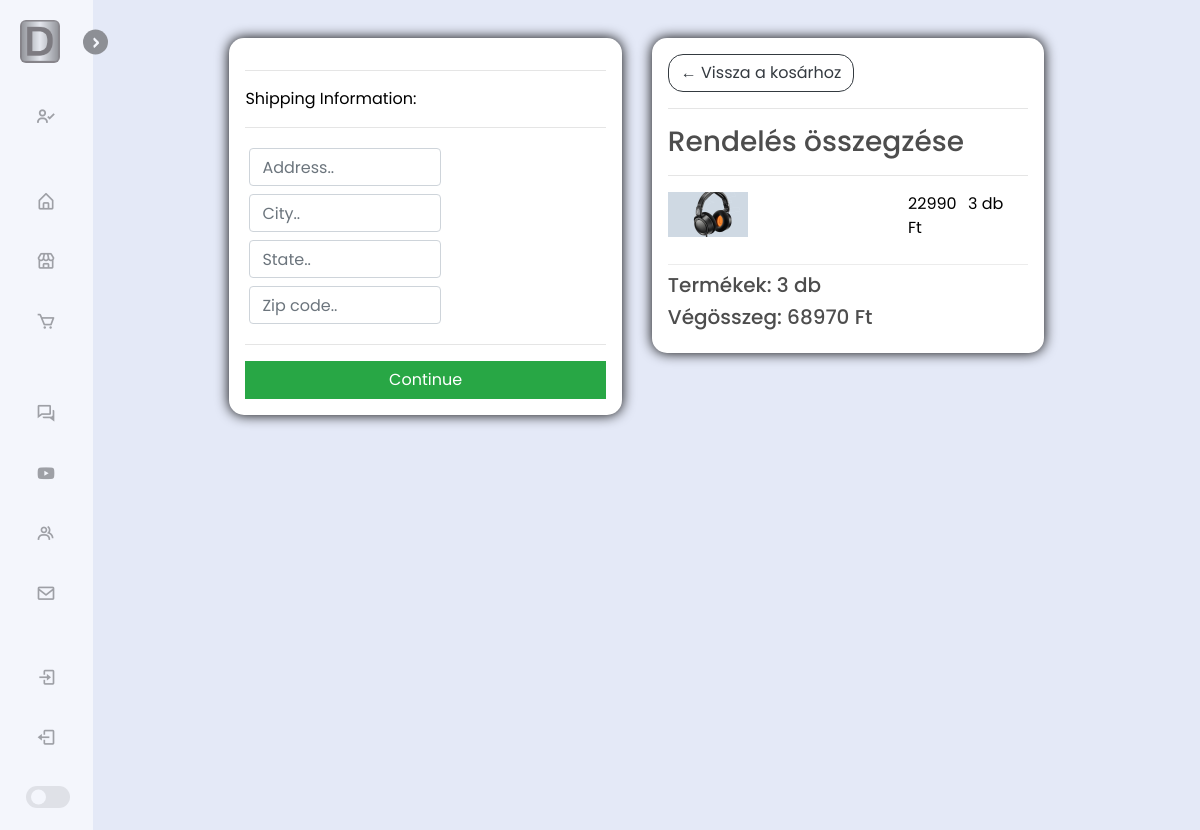
The page /checkout/ (signed in) on the database as committed earlier.
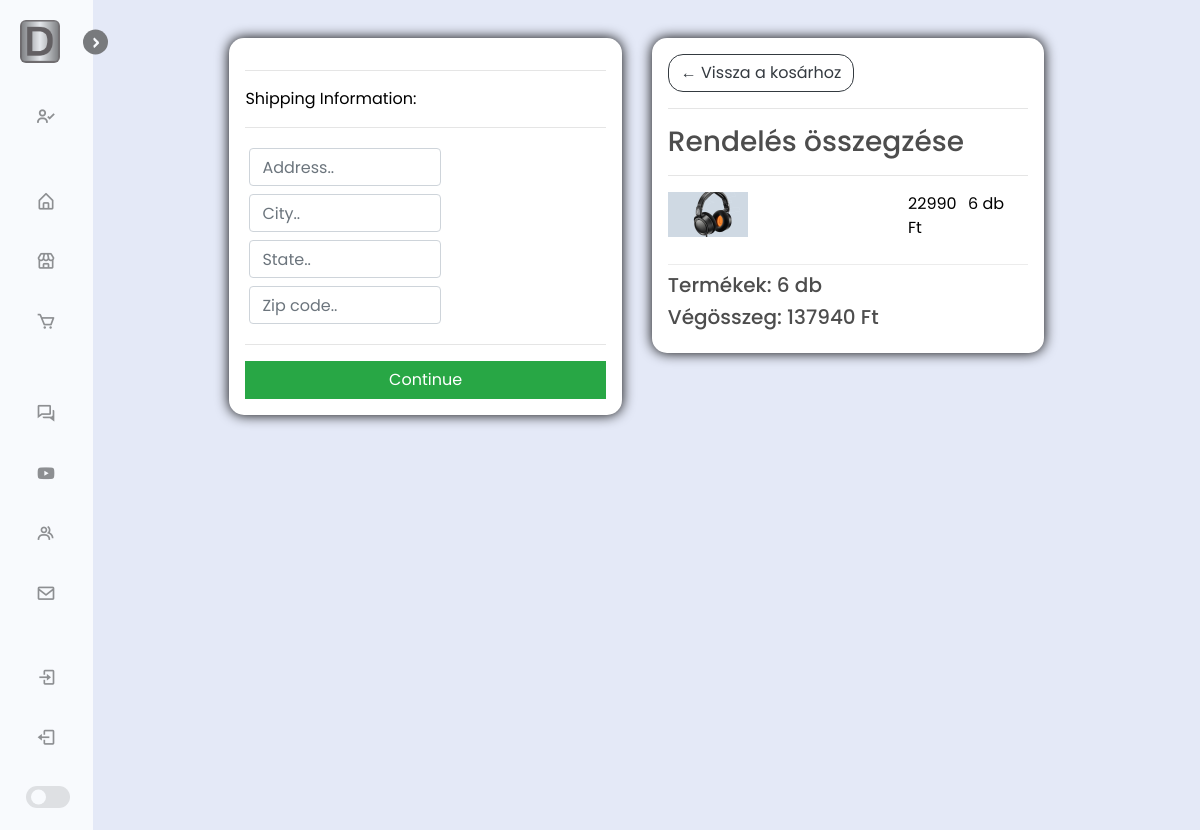
The same page on the database as committed later.
### store/models.py (models this page shows, shortened)
class OrderItem(models.Model):
    product = models.ForeignKey(Product, on_delete=models.SET_NULL, blank=True, null=True)
    order = models.ForeignKey(Order, on_delete=models.SET_NULL, blank=True, null=True)
    quantity = models.IntegerField(default=0, null=True, blank=True)
    date_added = models.DateTimeField(auto_now_add=True)
    @property
    def get_total(self):
        total = self.product.price * self.quantity
        return total

class Order(models.Model):
    customer = models.ForeignKey(Customer, on_delete=models.SET_NULL, blank=True, null=True)
    date_ordered = models.DateTimeField(auto_now_add=True)
    complete = models.BooleanField(default=False, null=True, blank=False)
    transaction_id = models.CharField(max_length=200, null = True)
    @property
    def shipping(self):
        shipping = False
        orderitems = self.orderitem_set.all()
        for i in orderitems:
            if i.product.digital == False:
                shipping = True
        return shipping
    @property
    def get_cart_total(self):
        orderitems = self.orderitem_set.all()
        total = sum([item.get_total for item in orderitems])
        return total
    @property
    def get_cart_items(self):
        orderitems = self.orderitem_set.all()
        total = sum([item.quantity for item in orderitems])
        return total

class Product(models.Model):
    pname = models.CharField(max_length=200, null=True)
    price = models.IntegerField()
    digital = models.BooleanField(default=False, null=True, blank=False)
    image = models.ImageField(null=True, blank=True)
    description = models.CharField(max_length=200, blank=True, default='')
    brand = models.ForeignKey(Brand, on_delete=models.CASCADE, null=True)
    category = models.ManyToManyField(Category)
    category2 = models.ManyToManyField(Category2, blank=True)
    rating = models.FloatField(default=0)
    @property
    def imageURL(self):
        try:
            url = self.image.url
        except:
            url = ''
        return url

### store/views.py (the view)
# urls.py: path('checkout/', views.checkout, name="checkout"),
def checkout(request):
    if request.user.is_authenticated:
        customer = request.user.customer
        order, created = Order.objects.get_or_create(customer = customer, complete=False)
        items = order.orderitem_set.all()
        cartItems = order.get_cart_items
    else:
        items = []
        order = {'get_cart_total':0, 'get_cart_items':0, 'shipping':False}
        cartItems = order['get_cart_items']
    context = {'items':items, 'order':order, 'cartItems':cartItems}
    return render(request, 'store/checkout.html', context)

### store/templates/store/checkout.html (shortened to what this page needs)
{% extends 'store/main.html' %} {% load static %} {% block content %}
  <div class="row" id="checkoutContent">
    <div class="col-lg-6">
      <div class="box-element" id="form-wrapper">
        <form id="form">
          <div id="shipping-info">
            <hr />
            <p>Shipping Information:</p>
            <hr />
            <div class="form-field">
              <input class="form-control" type="text" name="address" placeholder="Address.." />
            </div>
            <div class="form-field">
              <input class="form-control" type="text" name="city" placeholder="City.." />
            </div>
            <div class="form-field">
              <input class="form-control" type="text" name="state" placeholder="State.." />
            </div>
            <div class="form-field">
              <input class="form-control" type="text" name="zipcode" placeholder="Zip code.." />
            </div>
          </div>
          <hr />
          <input id="form-button" class="btn btn-success btn-block" type="submit" value="Continue" />
        </form>
      </div>
      <br />
    </div>
    <div class="col-lg-6">
      <div class="box-element">
        <a style="border-radius: 15px;" class="btn btn-outline-dark" href="{% url 'cart' %}">&#x2190; Vissza a kosárhoz</a>
        <hr />
        <h3>Rendelés összegzése</h3>
        <hr />
        {% for item in items %}
        <div class="cart-row">
          <div style="flex: 2">
            <img class="row-image" src="{{item.product.imageURL}}" />
          </div>
          <div style="flex: 2">
          </div>
          <div style="flex: 1">
            <p>{{item.product.price|floatformat:0}} Ft</p>
          </div>
          <div style="flex: 1">
            <p>{{item.quantity}} db</p>
          </div>
        </div>
        {% endfor %}
        <h5>Termékek: {{order.get_cart_items}} db</h5>
        <h5>Végösszeg: {{order.get_cart_total|floatformat:0}} Ft</h5>
      </div>
    </div>
  </div>
  {% endblock content %}

Rows that differ between the two databases and show on the page:
changed OrderItem: quantity "3" → "6"
changed through a linked row, Order: get_cart_items "3" → "6"; get_cart_total "68970" → "137940"
